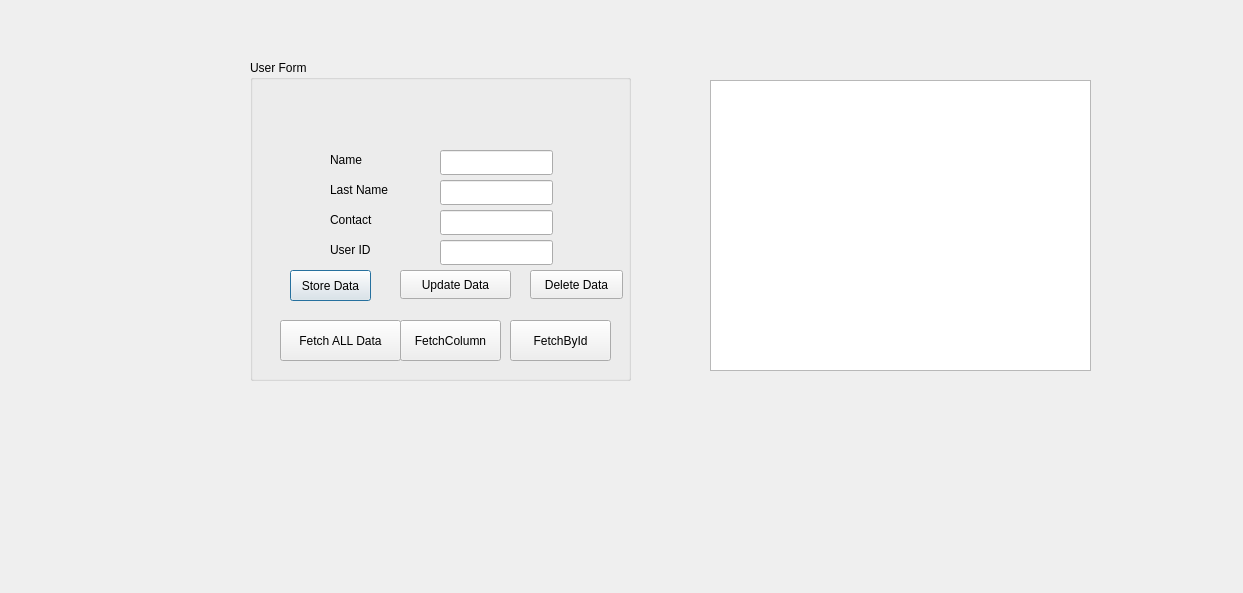
<?xml version="1.0" encoding="UTF-8"?>
<ui version="4.0">
 <class>secondWin</class>
 <widget class="QDialog" name="secondWin">
  <property name="geometry">
   <rect>
    <x>0</x>
    <y>0</y>
    <width>1243</width>
    <height>593</height>
   </rect>
  </property>
  <property name="windowTitle">
   <string>Second Window</string>
  </property>
  <widget class="QGroupBox" name="groupBox">
   <property name="geometry">
    <rect>
     <x>250</x>
     <y>60</y>
     <width>381</width>
     <height>321</height>
    </rect>
   </property>
   <property name="title">
    <string>User Form</string>
   </property>
   <widget class="QLabel" name="label">
    <property name="geometry">
     <rect>
      <x>80</x>
      <y>90</y>
      <width>63</width>
      <height>20</height>
     </rect>
    </property>
    <property name="text">
     <string>Name</string>
    </property>
   </widget>
   <widget class="QLabel" name="label_2">
    <property name="geometry">
     <rect>
      <x>80</x>
      <y>120</y>
      <width>91</width>
      <height>20</height>
     </rect>
    </property>
    <property name="text">
     <string>Last Name</string>
    </property>
   </widget>
   <widget class="QLabel" name="label_3">
    <property name="geometry">
     <rect>
      <x>80</x>
      <y>150</y>
      <width>63</width>
      <height>20</height>
     </rect>
    </property>
    <property name="text">
     <string>Contact</string>
    </property>
   </widget>
   <widget class="QPushButton" name="pushButton">
    <property name="geometry">
     <rect>
      <x>40</x>
      <y>210</y>
      <width>81</width>
      <height>31</height>
     </rect>
    </property>
    <property name="text">
     <string>Store Data</string>
    </property>
   </widget>
   <widget class="QLineEdit" name="lineEdit_name">
    <property name="geometry">
     <rect>
      <x>190</x>
      <y>90</y>
      <width>113</width>
      <height>25</height>
     </rect>
    </property>
   </widget>
   <widget class="QLineEdit" name="lineEdit_lastname">
    <property name="geometry">
     <rect>
      <x>190</x>
      <y>120</y>
      <width>113</width>
      <height>25</height>
     </rect>
    </property>
   </widget>
   <widget class="QLineEdit" name="lineEdit_contact">
    <property name="geometry">
     <rect>
      <x>190</x>
      <y>150</y>
      <width>113</width>
      <height>25</height>
     </rect>
    </property>
   </widget>
   <widget class="QPushButton" name="pushButton_update">
    <property name="geometry">
     <rect>
      <x>150</x>
      <y>210</y>
      <width>111</width>
      <height>29</height>
     </rect>
    </property>
    <property name="text">
     <string>Update Data</string>
    </property>
   </widget>
   <widget class="QLabel" name="label_4">
    <property name="geometry">
     <rect>
      <x>80</x>
      <y>180</y>
      <width>63</width>
      <height>20</height>
     </rect>
    </property>
    <property name="text">
     <string>User ID</string>
    </property>
   </widget>
   <widget class="QLineEdit" name="lineEdit_id">
    <property name="geometry">
     <rect>
      <x>190</x>
      <y>180</y>
      <width>113</width>
      <height>25</height>
     </rect>
    </property>
   </widget>
   <widget class="QPushButton" name="pushButton_delete">
    <property name="geometry">
     <rect>
      <x>280</x>
      <y>210</y>
      <width>93</width>
      <height>29</height>
     </rect>
    </property>
    <property name="text">
     <string>Delete Data</string>
    </property>
   </widget>
   <widget class="QPushButton" name="pushButton_fetch">
    <property name="geometry">
     <rect>
      <x>30</x>
      <y>260</y>
      <width>121</width>
      <height>41</height>
     </rect>
    </property>
    <property name="text">
     <string>Fetch ALL Data</string>
    </property>
   </widget>
   <widget class="QPushButton" name="column">
    <property name="geometry">
     <rect>
      <x>150</x>
      <y>260</y>
      <width>101</width>
      <height>41</height>
     </rect>
    </property>
    <property name="text">
     <string>FetchColumn</string>
    </property>
   </widget>
   <widget class="QPushButton" name="fetchbyid">
    <property name="geometry">
     <rect>
      <x>260</x>
      <y>260</y>
      <width>101</width>
      <height>41</height>
     </rect>
    </property>
    <property name="text">
     <string>FetchById</string>
    </property>
   </widget>
  </widget>
  <widget class="QTableView" name="tableView">
   <property name="geometry">
    <rect>
     <x>710</x>
     <y>80</y>
     <width>381</width>
     <height>291</height>
    </rect>
   </property>
  </widget>
 </widget>
 <resources/>
 <connections/>
</ui>
